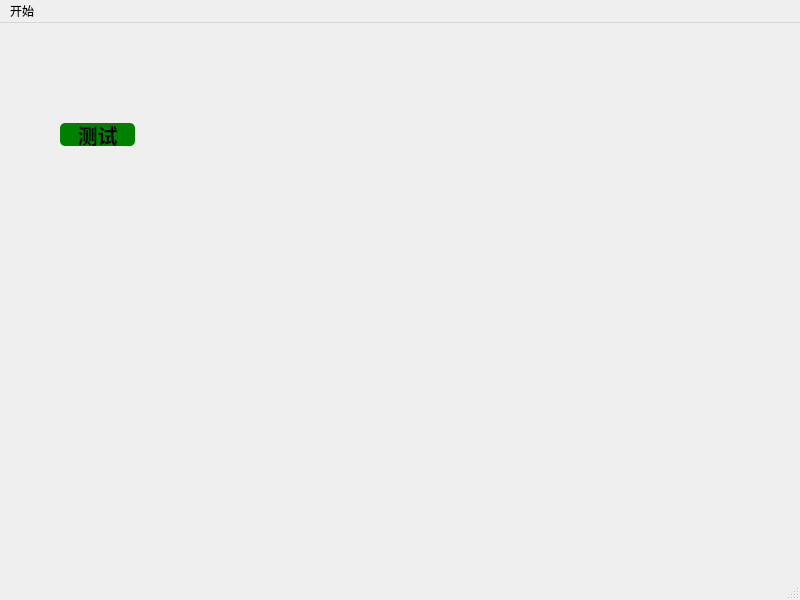
<?xml version="1.0" encoding="UTF-8"?>
<ui version="4.0">
 <class>QssTest</class>
 <widget class="QMainWindow" name="QssTest">
  <property name="geometry">
   <rect>
    <x>0</x>
    <y>0</y>
    <width>800</width>
    <height>600</height>
   </rect>
  </property>
  <property name="windowTitle">
   <string>QssTest</string>
  </property>
  <property name="styleSheet">
   <string notr="true"/>
  </property>
  <widget class="QWidget" name="centralwidget">
   <widget class="QPushButton" name="pushButton">
    <property name="geometry">
     <rect>
      <x>60</x>
      <y>100</y>
      <width>75</width>
      <height>23</height>
     </rect>
    </property>
    <property name="styleSheet">
     <string notr="true">QPushButton {
	font: bold;
	background-color:green;
	border-radius: 5px;
	border-width: 1px;
	font-size: 20px;
	font-weight:20px;
}</string>
    </property>
    <property name="text">
     <string>测试</string>
    </property>
   </widget>
   <widget class="QLabel" name="label">
    <property name="geometry">
     <rect>
      <x>160</x>
      <y>71</y>
      <width>231</width>
      <height>291</height>
     </rect>
    </property>
    <property name="styleSheet">
     <string notr="true">QLabel {
	border-image: url(:/image/image/test.jpg);
}</string>
    </property>
    <property name="text">
     <string/>
    </property>
   </widget>
  </widget>
  <widget class="QMenuBar" name="menubar">
   <property name="geometry">
    <rect>
     <x>0</x>
     <y>0</y>
     <width>800</width>
     <height>23</height>
    </rect>
   </property>
   <widget class="QMenu" name="menu">
    <property name="title">
     <string>开始</string>
    </property>
    <addaction name="actionnew"/>
    <addaction name="actionfile"/>
    <addaction name="actionsave"/>
   </widget>
   <addaction name="menu"/>
  </widget>
  <widget class="QStatusBar" name="statusbar"/>
  <action name="actionnew">
   <property name="text">
    <string>new</string>
   </property>
  </action>
  <action name="actionfile">
   <property name="text">
    <string>file</string>
   </property>
  </action>
  <action name="actionsave">
   <property name="text">
    <string>save</string>
   </property>
  </action>
 </widget>
 <resources/>
 <connections/>
</ui>
